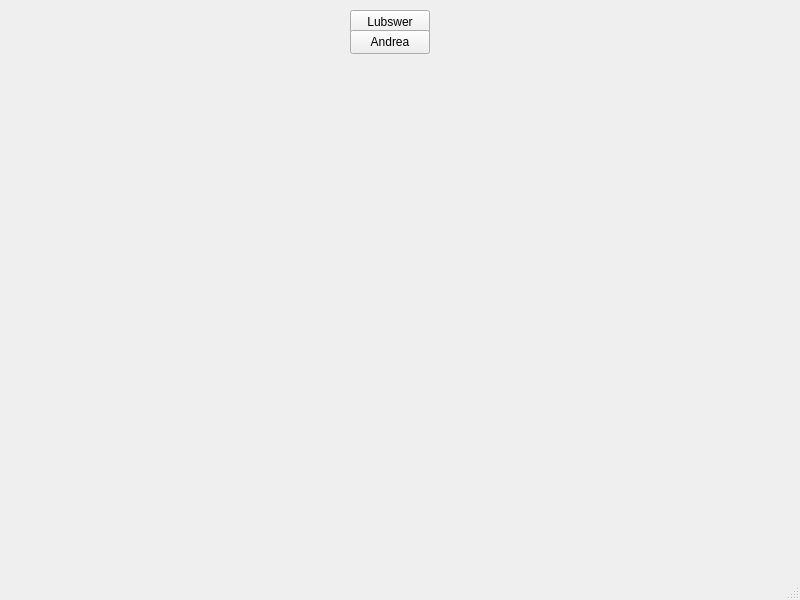
<?xml version="1.0" encoding="UTF-8"?>
<ui version="4.0">
 <class>MainWindow</class>
 <widget class="QMainWindow" name="MainWindow">
  <property name="geometry">
   <rect>
    <x>0</x>
    <y>0</y>
    <width>800</width>
    <height>600</height>
   </rect>
  </property>
  <property name="windowTitle">
   <string>MainWindow</string>
  </property>
  <widget class="QWidget" name="centralwidget">
   <widget class="QPushButton" name="pushButton">
    <property name="geometry">
     <rect>
      <x>350</x>
      <y>10</y>
      <width>80</width>
      <height>24</height>
     </rect>
    </property>
    <property name="text">
     <string>Lubswer</string>
    </property>
   </widget>
   <widget class="QPushButton" name="pushButton_2">
    <property name="geometry">
     <rect>
      <x>350</x>
      <y>30</y>
      <width>80</width>
      <height>24</height>
     </rect>
    </property>
    <property name="text">
     <string>Andrea</string>
    </property>
   </widget>
  </widget>
  <widget class="QMenuBar" name="menubar">
   <property name="geometry">
    <rect>
     <x>0</x>
     <y>0</y>
     <width>800</width>
     <height>21</height>
    </rect>
   </property>
  </widget>
  <widget class="QStatusBar" name="statusbar"/>
 </widget>
 <resources/>
 <connections/>
</ui>
